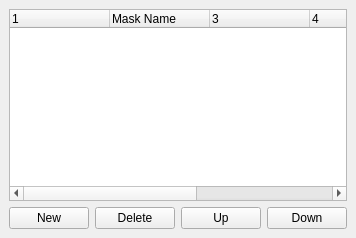
     <widget class="QDockWidget" name="DockMasksSettings" >
      <property name="enabled" >
       <bool>true</bool>
      </property>
      <property name="floating" >
       <bool>true</bool>
      </property>
      <property name="features" >
       <set>QDockWidget::DockWidgetFloatable|QDockWidget::DockWidgetMovable</set>
      </property>
      <property name="allowedAreas" >
       <set>Qt::LeftDockWidgetArea|Qt::RightDockWidgetArea</set>
      </property>
      <property name="windowTitle" >
       <string>Masks (F4)</string>
      </property>
      <widget class="QWidget" name="dockWidgetContents_5" >
       <layout class="QVBoxLayout" >
        <item>
         <widget class="QTreeWidget" name="MasksTreeWidget" >
          <property name="editTriggers" >
           <set>QAbstractItemView::NoEditTriggers</set>
          </property>
          <property name="alternatingRowColors" >
           <bool>false</bool>
          </property>
          <property name="selectionMode" >
           <enum>QAbstractItemView::ExtendedSelection</enum>
          </property>
          <property name="selectionBehavior" >
           <enum>QAbstractItemView::SelectRows</enum>
          </property>
          <property name="textElideMode" >
           <enum>Qt::ElideMiddle</enum>
          </property>
          <property name="rootIsDecorated" >
           <bool>false</bool>
          </property>
          <property name="uniformRowHeights" >
           <bool>true</bool>
          </property>
          <property name="columnCount" >
           <number>6</number>
          </property>
          <column>
           <property name="text" >
            <string/>
           </property>
          </column>
          <column>
           <property name="text" >
            <string>Mask Name</string>
           </property>
          </column>
          <column>
           <property name="text" >
            <string/>
           </property>
          </column>
          <column>
           <property name="text" >
            <string/>
           </property>
          </column>
          <column>
           <property name="text" >
            <string/>
           </property>
          </column>
          <column>
           <property name="text" >
            <string/>
           </property>
          </column>
         </widget>
        </item>
        <item>
         <layout class="QHBoxLayout" >
          <item>
           <widget class="QPushButton" name="MaskAdd" >
            <property name="minimumSize" >
             <size>
              <width>50</width>
              <height>16</height>
             </size>
            </property>
            <property name="text" >
             <string>New</string>
            </property>
           </widget>
          </item>
          <item>
           <widget class="QPushButton" name="MaskDelete" >
            <property name="minimumSize" >
             <size>
              <width>50</width>
              <height>16</height>
             </size>
            </property>
            <property name="text" >
             <string>Delete</string>
            </property>
           </widget>
          </item>
          <item>
           <widget class="QPushButton" name="MaskMoveUp" >
            <property name="minimumSize" >
             <size>
              <width>50</width>
              <height>16</height>
             </size>
            </property>
            <property name="text" >
             <string>Up</string>
            </property>
           </widget>
          </item>
          <item>
           <widget class="QPushButton" name="MaskMoveDown" >
            <property name="minimumSize" >
             <size>
              <width>50</width>
              <height>16</height>
             </size>
            </property>
            <property name="text" >
             <string>Down</string>
            </property>
           </widget>
          </item>
         </layout>
        </item>
       </layout>
      </widget>
     </widget>
